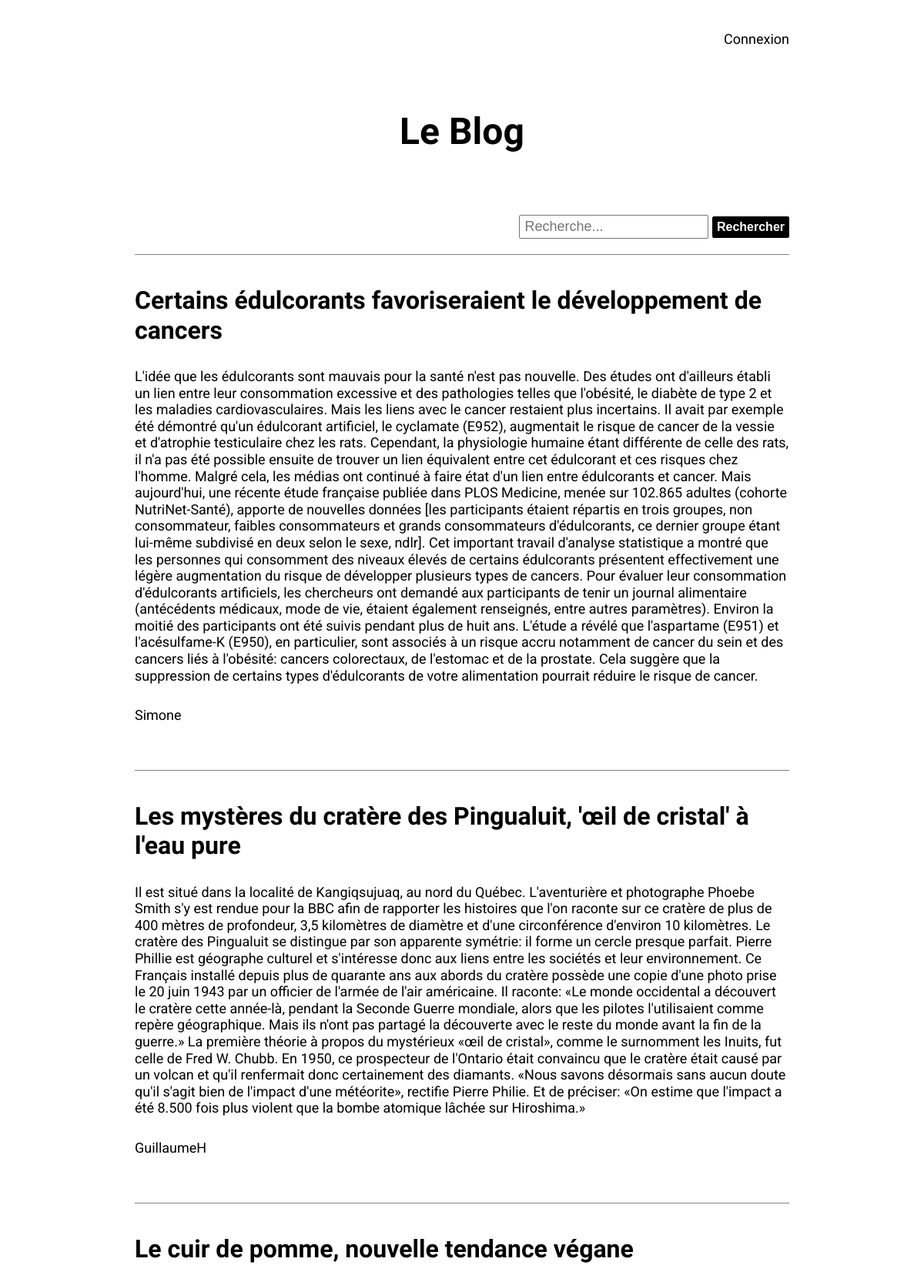
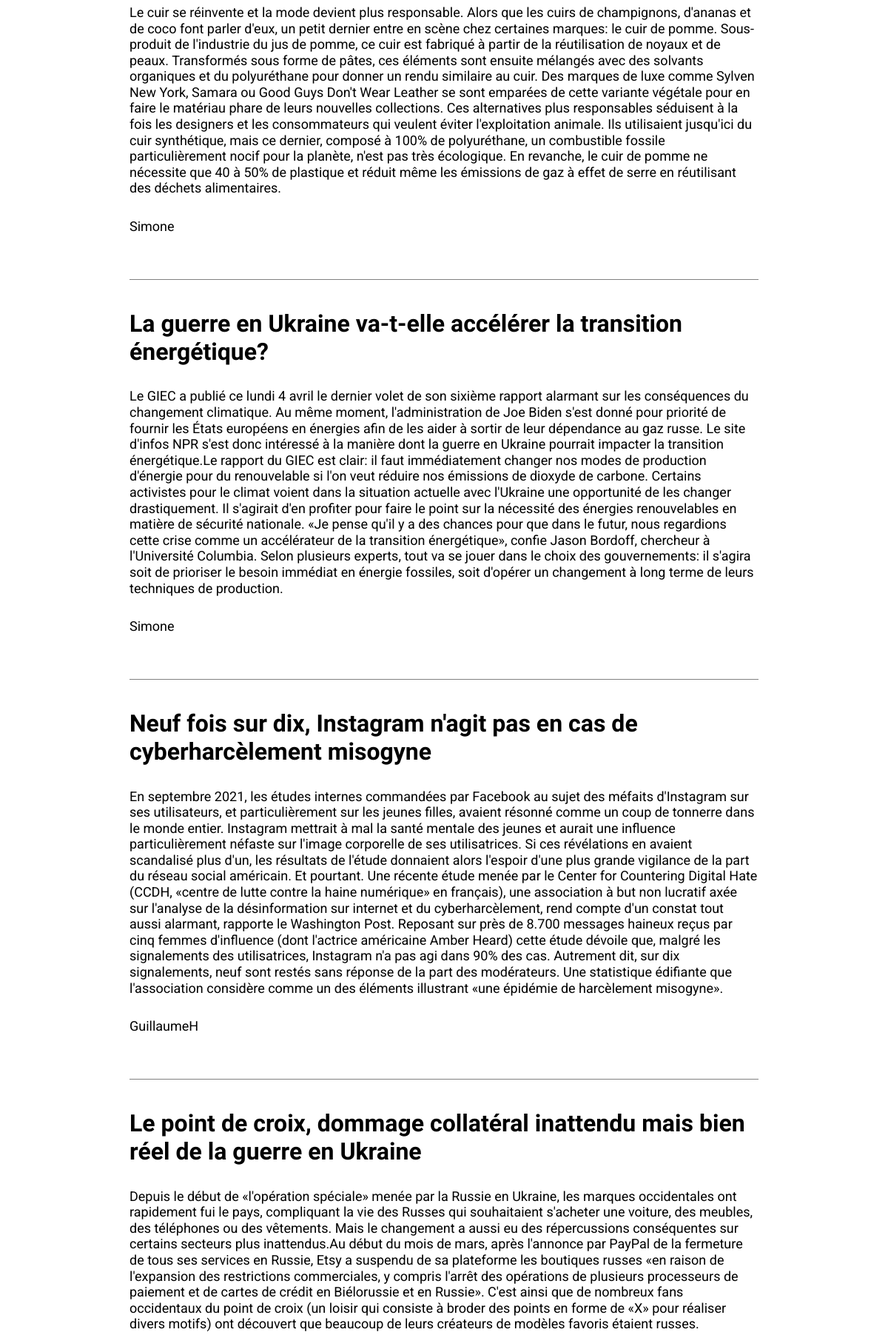
The page / (upper part) on the database its author committed (2 pictures, top to bottom).
### tables this page shows
CREATE TABLE IF NOT EXISTS article 
(
    id int(11) NOT NULL AUTO_INCREMENT PRIMARY KEY,
    titre varchar(100) NOT NULL,
    texte longtext NOT NULL,
    idUsager int(11) NOT NULL, 
    FOREIGN KEY (idUsager) references usager(id)
);

CREATE TABLE IF NOT EXISTS usager 
(
    id int(11) NOT NULL AUTO_INCREMENT PRIMARY KEY,
    nom varchar(50) NOT NULL,
    motDePasse varchar(70) NOT NULL
);

### modele.php (called while the page is built, shortened)
<?php
    function connectDB()
    {
        $c = mysqli_connect(SERVER, USERNAME, PASSWORD, DBNAME);
        mysqli_query($c, "SET NAMES 'utf8'");
        return $c;
    }
    $connexion = connectDB();
    function obtenir_articles()
    {
        global $connexion;
        $requete = "SELECT article.id, titre, texte, usager.nom AS usagerNom FROM article JOIN usager ON usager.id = article.idUsager ORDER BY article.id DESC";
        $resultats = mysqli_query($connexion, $requete);
        return $resultats;
    }
    ?>

### vues/Accueil.php (the view, shortened to what this page needs)
<header>
    <nav>
        <div>
            <a href=<?php echo isset($_SESSION["usager"]) ? "index.php?commande=Deconnexion" : "index.php?commande=Authentification"?>>
                <?php echo isset($_SESSION["usager"]) ? "Déconnexion" : "Connexion"?>
            </a>
        </div>
    </nav>
    <h1>Le Blog</h1>
    <section>
        <form class="search-container" method="GET" action="index.php">
            <input type="text" placeholder="Recherche..." name="recherche">
            <button type="submit">Rechercher</button>
        </form>
    </section>
</header>
<main>
    <?php
        $articles = $donnees["articles"];
        while($rangee = mysqli_fetch_assoc($articles))
        {
            echo "<article>";
            echo "<h2>" . htmlspecialchars($rangee["titre"]) . "</h2>";
            echo "<div>" . htmlspecialchars($rangee["texte"]) . "</div>";
            echo "<div>{$rangee["usagerNom"]}</div>";
            echo "</article>";
        }
    ?>
</main>

### index.php (shortened to what this page needs)
<?php
    if(isset($_REQUEST["commande"]))
    {
        $commande = $_REQUEST["commande"];
    }
    else
    {
        $commande = "Accueil";
    }
    require_once("modele.php");
    $donnees = array();
    switch($commande)
    {
        case "Accueil":
            $donnees["titre"] = "Accueil";
            $donnees["articles"] = obtenir_articles();
            require_once("vues/Entete.php");
            require_once("vues/Accueil.php");
            require_once("vues/PiedDePage.php");
            break;
    }
?>

### vues/Entete.php (shortened to what this page needs)
<html lang="fr">
<head>
    <link rel="stylesheet" href="./asset/css/style.css?v=<?php echo time(); ?>">
</head>
<body>

### vues/PiedDePage.php (shortened to what this page needs)
<br>
    </body>
</html>

### asset/css/style.css (style rules this page uses)
* { padding: 0; margin: 0; }
body { font-family: 'Roboto', sans-serif; font-size: 18px; line-height: 1.2; }
h1 { font-family: 'Inconsolata', monospace; font-size: 3rem; text-align: center; margin-top: 80px; margin-bottom: 80px; }
h2 { font-family: 'Inconsolata', monospace; font-size: 2rem; }
a { color: black; text-decoration: none; }
input { padding: 3px 5px; font-size: 18px; }
button { font-size: 16px; font-weight: 600; padding: 4px 5px; color: white; background-color: black; border: 1px black solid; border-radius: 2px; cursor: pointer; }
header, main, footer { margin-left: auto; margin-right: auto; max-width: 850px; }
header { margin-top: 40px; }
nav { display: flex; justify-content: flex-end; }
nav div { margin-left: 10px; }
header > section { display: flex; justify-content: flex-end; margin-bottom: 20px; align-items: center; }
article { padding-top: 40px; padding-bottom: 60px; border-top: 1px solid grey; }
article div { padding-top: 30px; }

### rows shown on the page
article: titre "Certains édulcorants favoriseraient le développement de cancers", texte "L'idée que les édulcorants sont mauvais pour la santé n'est pas nouvelle. Des études ont d'ailleurs établi un lien entre leur consommation excessive et des pathologies telles que l'obésité, le diabète de type 2 et les maladies cardiovasculaires. Mais les liens avec le cancer restaient plus incertains. Il avait par exemple été démontré qu'un édulcorant artificiel, le cyclamate (E952), augmentait le risque de cancer de la vessie et d'atrophie testiculaire chez les rats. Cependant, la physiologie humaine étant différente de celle des rats, il n'a pas été possible ensuite de trouver un lien équivalent entre cet édulcorant et ces risques chez l'homme. Malgré cela, les médias ont continué à faire…", idUsager.nom "Simone"
article: titre "Les mystères du cratère des Pingualuit, 'œil de cristal' à l'eau pure", texte "Il est situé dans la localité de Kangiqsujuaq, au nord du Québec. L'aventurière et photographe Phoebe Smith s'y est rendue pour la BBC afin de rapporter les histoires que l'on raconte sur ce cratère de plus de 400 mètres de profondeur, 3,5 kilomètres de diamètre et d'une circonférence d'environ 10 kilomètres. Le cratère des Pingualuit se distingue par son apparente symétrie: il forme un cercle presque parfait. Pierre Phillie est géographe culturel et s'intéresse donc aux liens entre les sociétés et leur environnement. Ce Français installé depuis plus de quarante ans aux abords du cratère possède une copie d'une photo prise le 20 juin 1943 par un officier de l'armée de l'air américaine. Il…", idUsager.nom "GuillaumeH"
article: titre "Le cuir de pomme, nouvelle tendance végane", texte "Le cuir se réinvente et la mode devient plus responsable. Alors que les cuirs de champignons, d'ananas et de coco font parler d'eux, un petit dernier entre en scène chez certaines marques: le cuir de pomme. Sous-produit de l'industrie du jus de pomme, ce cuir est fabriqué à partir de la réutilisation de noyaux et de peaux. Transformés sous forme de pâtes, ces éléments sont ensuite mélangés avec des solvants organiques et du polyuréthane pour donner un rendu similaire au cuir. Des marques de luxe comme Sylven New York, Samara ou Good Guys Don't Wear Leather se sont emparées de cette variante végétale pour en faire le matériau phare de leurs nouvelles collections. Ces alternatives plus…", idUsager.nom "Simone"
article: titre "La guerre en Ukraine va-t-elle accélérer la transition énergétique?", texte "Le GIEC a publié ce lundi 4 avril le dernier volet de son sixième rapport alarmant sur les conséquences du changement climatique. Au même moment, l'administration de Joe Biden s'est donné pour priorité de fournir les États européens en énergies afin de les aider à sortir de leur dépendance au gaz russe. Le site d'infos NPR s'est donc intéressé à la manière dont la guerre en Ukraine pourrait impacter la transition énergétique.Le rapport du GIEC est clair: il faut immédiatement changer nos modes de production d'énergie pour du renouvelable si l'on veut réduire nos émissions de dioxyde de carbone. Certains activistes pour le climat voient dans la situation actuelle avec l'Ukraine une…", idUsager.nom "Simone"
article: titre "Neuf fois sur dix, Instagram n'agit pas en cas de cyberharcèlement misogyne", texte "En septembre 2021, les études internes commandées par Facebook au sujet des méfaits d'Instagram sur ses utilisateurs, et particulièrement sur les jeunes filles, avaient résonné comme un coup de tonnerre dans le monde entier. Instagram mettrait à mal la santé mentale des jeunes et aurait une influence particulièrement néfaste sur l'image corporelle de ses utilisatrices. Si ces révélations en avaient scandalisé plus d'un, les résultats de l'étude donnaient alors l'espoir d'une plus grande vigilance de la part du réseau social américain. Et pourtant. Une récente étude menée par le Center for Countering Digital Hate (CCDH, «centre de lutte contre la haine numérique» en français), une…", idUsager.nom "GuillaumeH"
article: titre "Le point de croix, dommage collatéral inattendu mais bien réel de la guerre en Ukraine", texte "Depuis le début de «l'opération spéciale» menée par la Russie en Ukraine, les marques occidentales ont rapidement fui le pays, compliquant la vie des Russes qui souhaitaient s'acheter une voiture, des meubles, des téléphones ou des vêtements. Mais le changement a aussi eu des répercussions conséquentes sur certains secteurs plus inattendus.Au début du mois de mars, après l'annonce par PayPal de la fermeture de tous ses services en Russie, Etsy a suspendu de sa plateforme les boutiques russes «en raison de l'expansion des restrictions commerciales, y compris l'arrêt des opérations de plusieurs processeurs de paiement et de cartes de crédit en Biélorussie et en Russie». C'est ainsi que de…"
